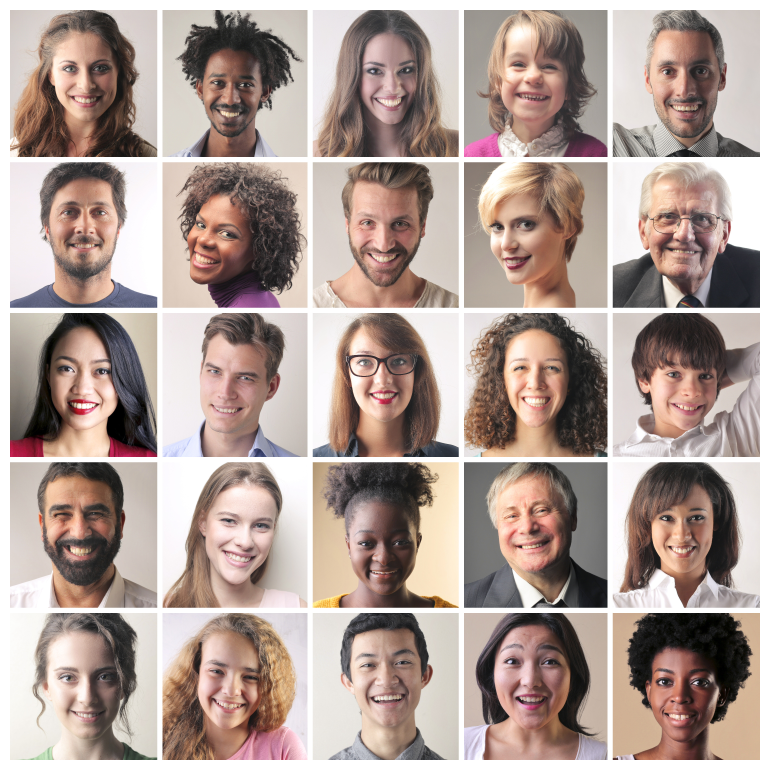
#> input picture faces.jpeg, 3080 x 3080 px (shown at 1/4 size)
$ jupyter execute haar.ipynb   (shell and % lines are left out)   (text cells are left out)
#> lines starting #> are read from the running program, lines starting #| are printed output that depends on the picture; after the words box and inside, x2 and y2 are one past the last pixel; in counts of white or black regions, pixels touching at a corner belong together
[cell 1]
import cv2

[cell 2]
# Read an image
img = cv2.imread("./faces.jpeg")
#> img is the input picture: shape (3080, 3080, 3); mean B, G, R 150.4, 157.5, 175.1
# resize
img = cv2.resize(img,(500,500))
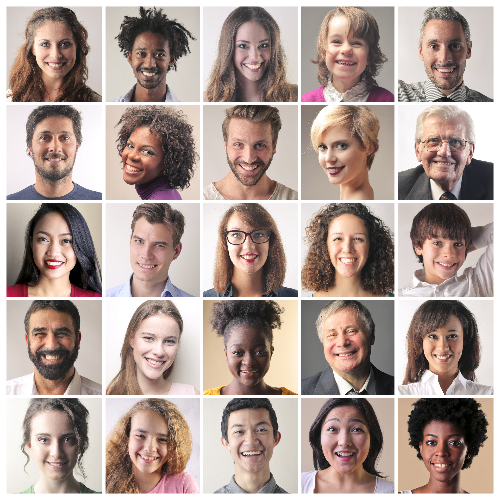
#> img: shape (500, 500, 3); mean B, G, R 149.9, 157.1, 174.7
# change to gray image
gray = cv2.cvtColor(img, cv2.COLOR_BGR2GRAY)
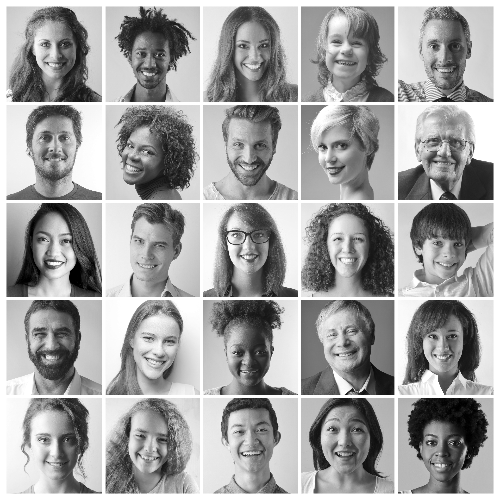
#> gray: shape (500, 500); min 0, max 255, mean 161.5

path = "haarcascade_frontalface_default.xml"
# create cascade object
face_cascade = cv2.CascadeClassifier(path)
# to run the above object
#  scaleFactor=wanting face close to camera , minNeighbors = number of neighboring pixels ,minSize = min size of face
faces = face_cascade.detectMultiScale(gray, scaleFactor=1.10, minNeighbors=5, minSize=(40,40))
#> faces = 23 rows, first 6: [28, 23, 56, 56], [225, 25, 55, 55], [126, 34, 48, 48], [319, 217, 57, 57], [25, 218, 58, 58], [120, 221, 57, 57]
print(len(faces))
#| 23

for (x,y,w,h) in faces:
    cv2.rectangle(img,(x,y),(x+w,y+h),(0,255,0),2)
#> this loop made 23 passes
#> (x, y, w, h) on passes 1 to 12: (28, 23, 56, 56), (225, 25, 55, 55), (126, 34, 48, 48), (319, 217, 57, 57), (25, 218, 58, 58), (120, 221, 57, 57), (314, 407, 60, 60), (414, 419, 57, 57), (317, 18, 59, 59), (414, 23, 60, 60), (413, 119, 57, 57), (220, 121, 61, 61)
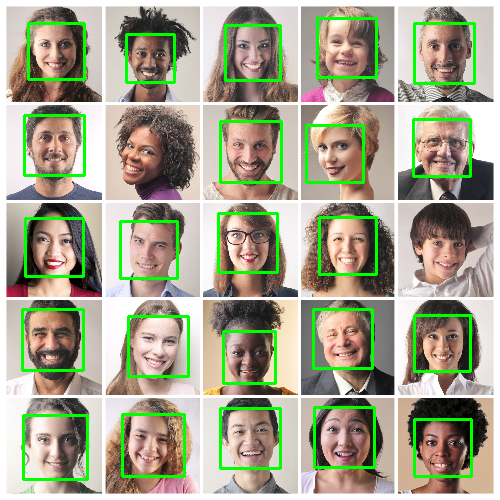
#> img: shape (500, 500, 3); 6.37% of pixels changed, all inside (x1, y1, x2, y2) = (21, 17, 476, 481)

cv2.imwrite("./faces-detect.jpeg",img)
cv2.imshow("Image",img)
cv2.waitKey(0)
cv2.destroyAllWindows()

[cell 3]
cap = cv2.VideoCapture(0)

while(cap.isOpened()):
    ret,img = cap.read()
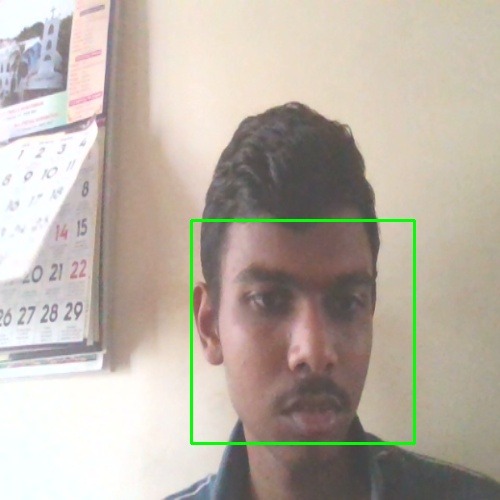
#> input picture Backend/shots/pixiemj00/pixiemj00-face.jpg, 500 x 500 px, given in place of the camera
#> img is the input picture: shape (500, 500, 3); mean B, G, R 165.6, 176.9, 185.9
    img = cv2.resize(img,(500,500))
    # change to gray image
    gray = cv2.cvtColor(img, cv2.COLOR_BGR2GRAY)
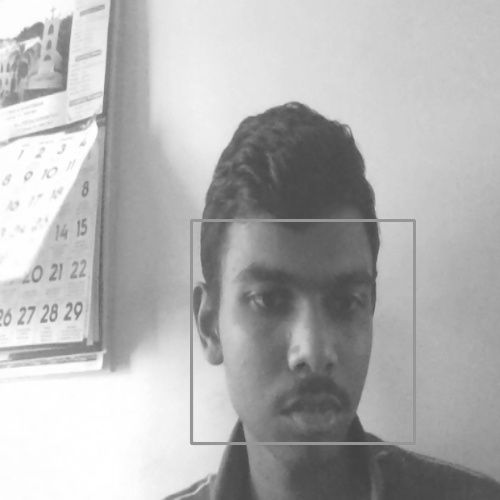
#> gray: shape (500, 500); min 66, max 255, mean 178.3

    path = "haarcascade_frontalface_default.xml"
    # create cascade object
    face_cascade = cv2.CascadeClassifier(path)
    # to run the above object
    #  scaleFactor=wanting face close to camera , minNeighbors = number of neighboring pixels ,minSize = min size of face
    faces = face_cascade.detectMultiScale(gray, scaleFactor=1.10, minNeighbors=5, minSize=(40,40))
#> faces = [[191, 223, 224, 224]]

    for (x,y,w,h) in faces:
        cv2.rectangle(img,(x,y),(x+w,y+h),(0,255,0),2)
#> this loop made 1 pass
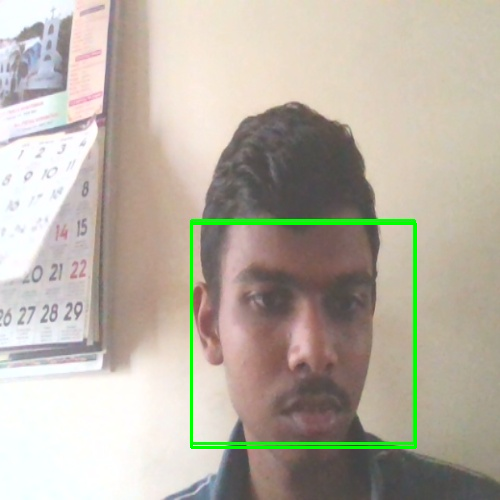
#> img: shape (500, 500, 3); 1.07% of pixels changed, all inside (x1, y1, x2, y2) = (190, 222, 417, 449)

    cv2.imshow("Image",img)

    ch = cv2.waitKey(1)
#> (key q is pressed here)
    if ch & 0xFF == ord('q'):
        break
cap.release()
cv2.destroyAllWindows()
